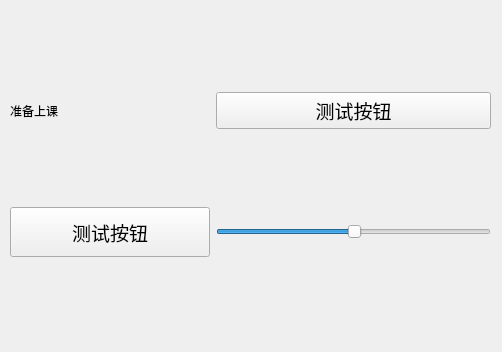
<?xml version="1.0" encoding="UTF-8"?>
<ui version="4.0">
 <class>WidgetDesigner</class>
 <widget class="QWidget" name="WidgetDesigner">
  <property name="geometry">
   <rect>
    <x>0</x>
    <y>0</y>
    <width>502</width>
    <height>352</height>
   </rect>
  </property>
  <property name="cursor">
   <cursorShape>PointingHandCursor</cursorShape>
  </property>
  <property name="windowTitle">
   <string>WidgetDesigner</string>
  </property>
  <widget class="QWidget" name="gridLayoutWidget">
   <property name="geometry">
    <rect>
     <x>10</x>
     <y>20</y>
     <width>481</width>
     <height>311</height>
    </rect>
   </property>
   <layout class="QGridLayout" name="gridLayout">
    <item row="0" column="1">
     <widget class="QPushButton" name="pushButton_2">
      <property name="font">
       <font>
        <family>Arial</family>
        <pointsize>14</pointsize>
       </font>
      </property>
      <property name="text">
       <string>测试按钮</string>
      </property>
     </widget>
    </item>
    <item row="0" column="0">
     <widget class="QLabel" name="label">
      <property name="text">
       <string>准备上课</string>
      </property>
     </widget>
    </item>
    <item row="1" column="0">
     <widget class="QPushButton" name="pushButton">
      <property name="minimumSize">
       <size>
        <width>200</width>
        <height>50</height>
       </size>
      </property>
      <property name="font">
       <font>
        <family>Arial</family>
        <pointsize>14</pointsize>
       </font>
      </property>
      <property name="text">
       <string>测试按钮</string>
      </property>
     </widget>
    </item>
    <item row="1" column="1">
     <widget class="QSlider" name="horizontalSlider">
      <property name="value">
       <number>50</number>
      </property>
      <property name="orientation">
       <enum>Qt::Horizontal</enum>
      </property>
     </widget>
    </item>
   </layout>
  </widget>
 </widget>
 <resources/>
 <connections/>
</ui>
